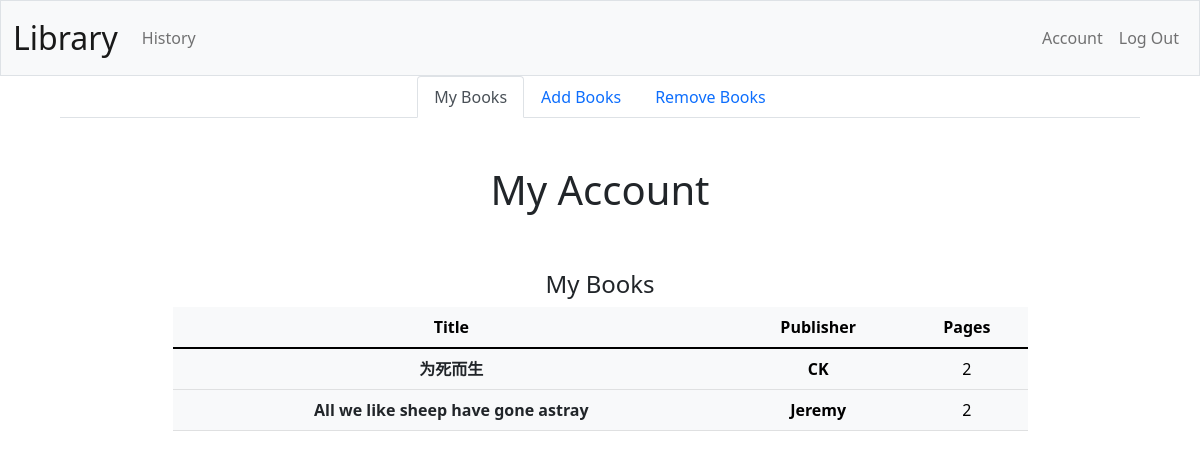
The app's page /account/my_book (signed in), older data.
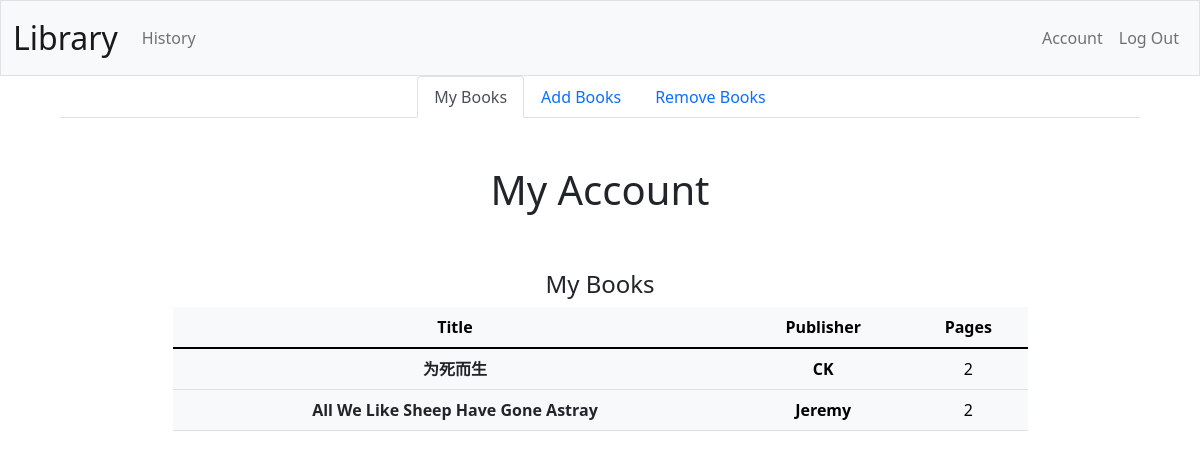
The same page, newer data.
### tables this page shows
CREATE TABLE books (
    id INTEGER PRIMARY KEY AUTOINCREMENT NOT NULL, 
    title TEXT NOT NULL,
    publish_date DATE DEFAULT CURRENT_DATE,
    publisher TEXT NOT NULL,
    creater_id INTEGER NOT NULL,
    pages INTEGER NOT NULL,
    file_name TEXT NOT NULL);

### App.py (the view)
@app.route("/account/my_book", methods=["GET"])
@login_required
def My_book():
    user_id = session["user_id"]
    with sqlite3.connect(database_name) as conn:
        db = conn.cursor()
        books_db = db.execute("SELECT * FROM books WHERE creater_id = ?", (user_id,))
        books = books_db.fetchall()
    return render_template("my_book.html", books=books)

### App.py (called while the page is built)
def login_required(f):
    @wraps(f)
    def decorated_function(*args, **kwargs):
        if session.get("user_id") is None:
            return redirect("/account/login")
        return f(*args, **kwargs)
    return decorated_function

### templates/my_book.html (shortened to what this page needs)
{% extends "layout.html" %}
{% block main %}
<div class="text-center">
    <ul class="nav nav-tabs justify-content-center mx-5">
        <li class="nav-item">
            <a class="nav-link active" aria-current="page" href="/account/my_book">My Books</a>
        </li>
        <li class="nav-item">
            <a class="nav-link" href="/account/add_book">Add Books</a>
        </li>
        <li class="nav-item">
            <a class="nav-link" href="/account/remove_book">Remove Books</a>
        </li>
    </ul>
    <div class="my-5 container">
        <div class="row">
            <h1 class="col">My Account</h1>
        </div>
    </div>
    <div class="mb-5 container">
        <div class="row mb-3 justify-content-md-center">
            <h4>My Books</h4>
            <table class="table table-light w-75">
                <thead>
                    <tr>
                        <th scope="col">Title</th>
                        <th scope="col">Publisher</th>
                        <th scope="col">Pages</th>
                    </tr>
                </thead>
                <tbody>
                    {% for book in books %}
                        <tr>
                            <th class="pt-2"><a href="/static/uploads/{{book[6]}}#toolbar=0" class="link-dark text-decoration-none">{{ book[1] }}</a></th>
                            <th class="pt-2">{{ book[3] }} </td>
                            <td class="pt-2">{{ book[5] }} </td>
                        </tr>
                    {% endfor %}
                </tbody>
            </table>
        </div>
    </div>
</div>
{% endblock %}

### templates/layout.html (shortened to what this page needs)
<!DOCTYPE html>
<html lang="en">
    <head>
        <link href="https://cdn.jsdelivr.net/npm/bootstrap@5.1.3/dist/css/bootstrap.min.css" rel="stylesheet">
        <link href="/static/styles.css" rel="stylesheet">
    </head>
    <body>
        <nav class="bg-light border navbar navbar-expand-md navbar-light">
            <div class="container-fluid">
                <a class="navbar-brand" href="/">Library</a>
                <div class="collapse navbar-collapse" id="navbar">
                    {% if session["user_id"] %}
                        <ul class="navbar-nav me-auto">
                            <li class="nav-item"><a class="nav-link" href="/history">History</a></li>
                        </ul>
                        <ul class="navbar-nav ms-auto">
                            <li class="nav-item"><a class="nav-link" href="/account">Account</a></li>
                            <li class="nav-item"><a class="nav-link" href="/logout">Log Out</a></li>
                        </ul>
                    {% else %}
                        <ul class="navbar-nav ms-auto mt-2">
                            <li class="nav-item"><a class="nav-link" href="/account/login">Log In</a></li>
                            <li class="nav-item"><a class="nav-link" href="/account/register">Register</a></li>
                        </ul>
                    {% endif %}
                </div>
            </div>
        </nav>
        <main class="container-fluid">
            {% block main %}{% endblock %}
        </main>
    </body>
</html>

### static/styles.css (style rules this page uses)
nav .navbar-brand { font-size: xx-large; }

Row changes from the older to the newer data that the page shows:
removed books: title "All we like sheep have gone astray", publisher "Jeremy", pages "2"
added books: title "All We Like Sheep Have Gone Astray", publisher "Jeremy", pages "2"
